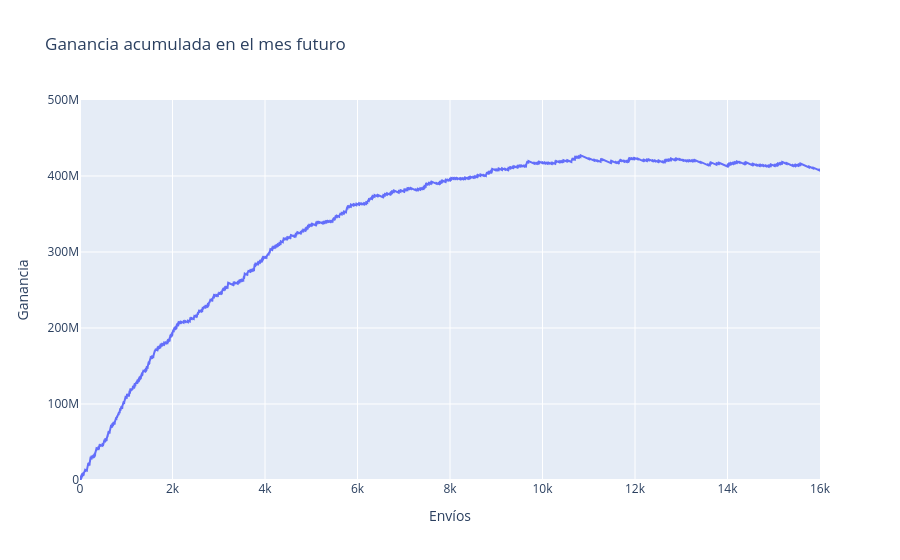

The notebook cell this image was saved under:
### Markdown cell above
### 7.1 Ganancia en el mes futuro

### Code cell
if config["produccion"]["correr_prod"]:
    auc_test = roc_auc_score(meta_future["clase01"], prob_final)
    orden = np.argsort(-prob_final, kind="stable")
    # Misma ganancia bancaria que las referencias: beneficio bruto menos costo.
    ganancia = np.where(meta_future["clase_ternaria"].to_numpy()[orden] == "BAJA+2", 1072500, -27500)
    curva = pd.DataFrame({"envios": np.arange(1, len(orden) + 1), "prob": prob_final[orden],
                          "ganancia_acumulada": np.cumsum(ganancia)})
    envios_max = int(curva.loc[curva["ganancia_acumulada"].idxmax(), "envios"])
    
    cortes = sorted(set(param_final["training"]["cortes"] + [envios_max]))
    tabla_ganancia = curva.loc[curva["envios"].isin(cortes), ["envios", "ganancia_acumulada"]]
    tabla_ganancia.to_csv(EXP_DIR / "ganancia_por_envios.csv", index=False)
    curva.to_csv(EXP_DIR / "curva_ganancia.csv", index=False)
    pd.DataFrame([{"auc_202106": auc_test, "epoch": epoca_final, **param_final["hp"],
                   "ganancia_maxima": curva["ganancia_acumulada"].max(), "envios_maximo": envios_max}
                 ]).to_csv(EXP_DIR / "resumen_produccion.csv", index=False)
    print("AUC futuro:", auc_test, "| ganancia máxima:", curva["ganancia_acumulada"].max(), "| envíos:", envios_max)
    display(tabla_ganancia)
    go.Figure(go.Scatter(x=curva["envios"], y=curva["ganancia_acumulada"], mode="lines")).update_layout(
        title="Ganancia acumulada en el mes futuro", xaxis_title="Envíos", yaxis_title="Ganancia", xaxis_range=[0, 16000],yaxis_range=[0, 500000000]
    ).show()

### Figure 1 — Plotly figure (JSON) as saved in the notebook; plotly's stock layout.template omitted (floating-point values rounded to 4 significant figures; data arrays with more than 128 entries replaced by an {"elided": "..."} marker saying what was removed)
{"data": [{"mode": "lines", "type": "scatter", "x": {"elided": "164114 int values"}, "y": {"elided": "164114 int values"}}], "layout": {"title": {"text": "Ganancia acumulada en el mes futuro"}, "xaxis": {"range": [0, 16000], "title": {"text": "Envíos"}}, "yaxis": {"range": [0, 500000000], "title": {"text": "Ganancia"}}}}
